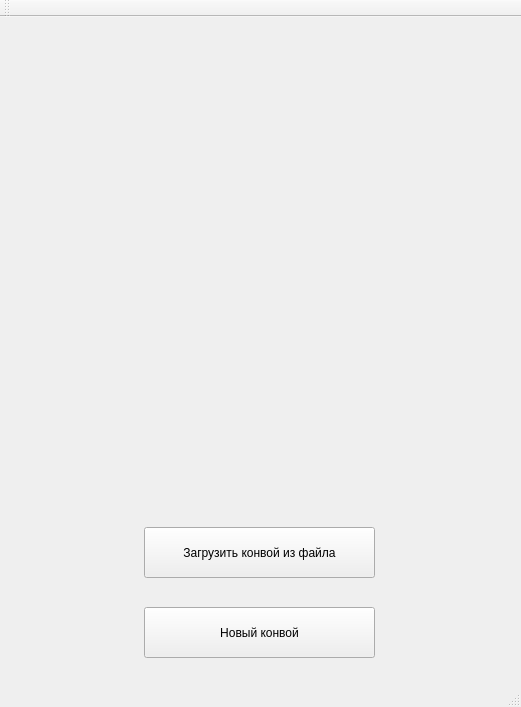
<?xml version="1.0" encoding="UTF-8"?>
<ui version="4.0">
 <class>QtGuiClass</class>
 <widget class="QMainWindow" name="QtGuiClass">
  <property name="geometry">
   <rect>
    <x>0</x>
    <y>0</y>
    <width>521</width>
    <height>707</height>
   </rect>
  </property>
  <property name="windowTitle">
   <string>QtGui</string>
  </property>
  <widget class="QWidget" name="centralWidget">
   <widget class="QLabel" name="label">
    <property name="geometry">
     <rect>
      <x>0</x>
      <y>-10</y>
      <width>521</width>
      <height>501</height>
     </rect>
    </property>
    <property name="text">
     <string>&lt;html&gt;&lt;head/&gt;&lt;body&gt;&lt;p&gt;&lt;img src=&quot;:/QtGui/Convoy.jpg&quot;/&gt;&lt;/p&gt;&lt;/body&gt;&lt;/html&gt;</string>
    </property>
   </widget>
   <widget class="QPushButton" name="pushButton">
    <property name="geometry">
     <rect>
      <x>144</x>
      <y>510</y>
      <width>231</width>
      <height>51</height>
     </rect>
    </property>
    <property name="text">
     <string>Загрузить конвой из файла</string>
    </property>
   </widget>
   <widget class="QPushButton" name="pushButton_2">
    <property name="geometry">
     <rect>
      <x>144</x>
      <y>590</y>
      <width>231</width>
      <height>51</height>
     </rect>
    </property>
    <property name="text">
     <string>Новый конвой</string>
    </property>
   </widget>
  </widget>
  <widget class="QMenuBar" name="menuBar">
   <property name="geometry">
    <rect>
     <x>0</x>
     <y>0</y>
     <width>521</width>
     <height>21</height>
    </rect>
   </property>
  </widget>
  <widget class="QToolBar" name="mainToolBar">
   <attribute name="toolBarArea">
    <enum>TopToolBarArea</enum>
   </attribute>
   <attribute name="toolBarBreak">
    <bool>false</bool>
   </attribute>
  </widget>
  <widget class="QStatusBar" name="statusBar"/>
 </widget>
 <layoutdefault spacing="6" margin="11"/>
 <resources>
  <include location="QtGui.qrc"/>
 </resources>
 <connections/>
</ui>
